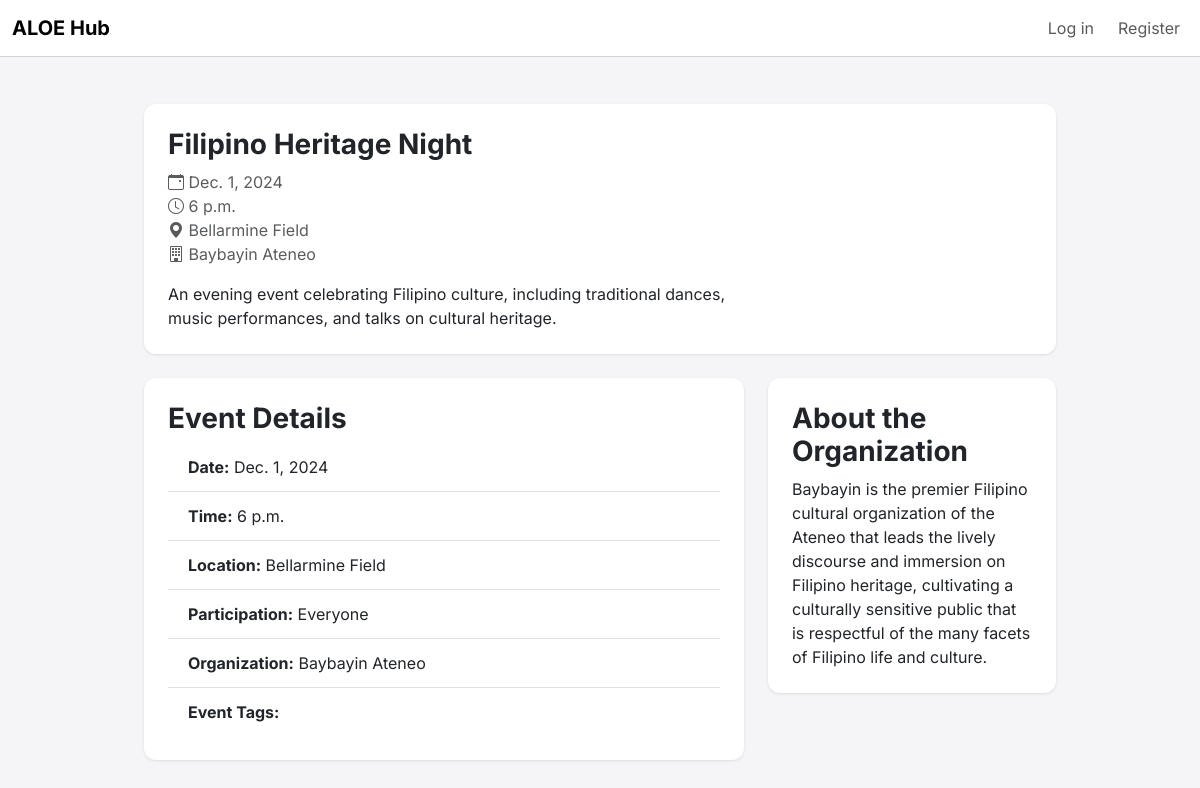
The page /events/3/ on the database as committed earlier.
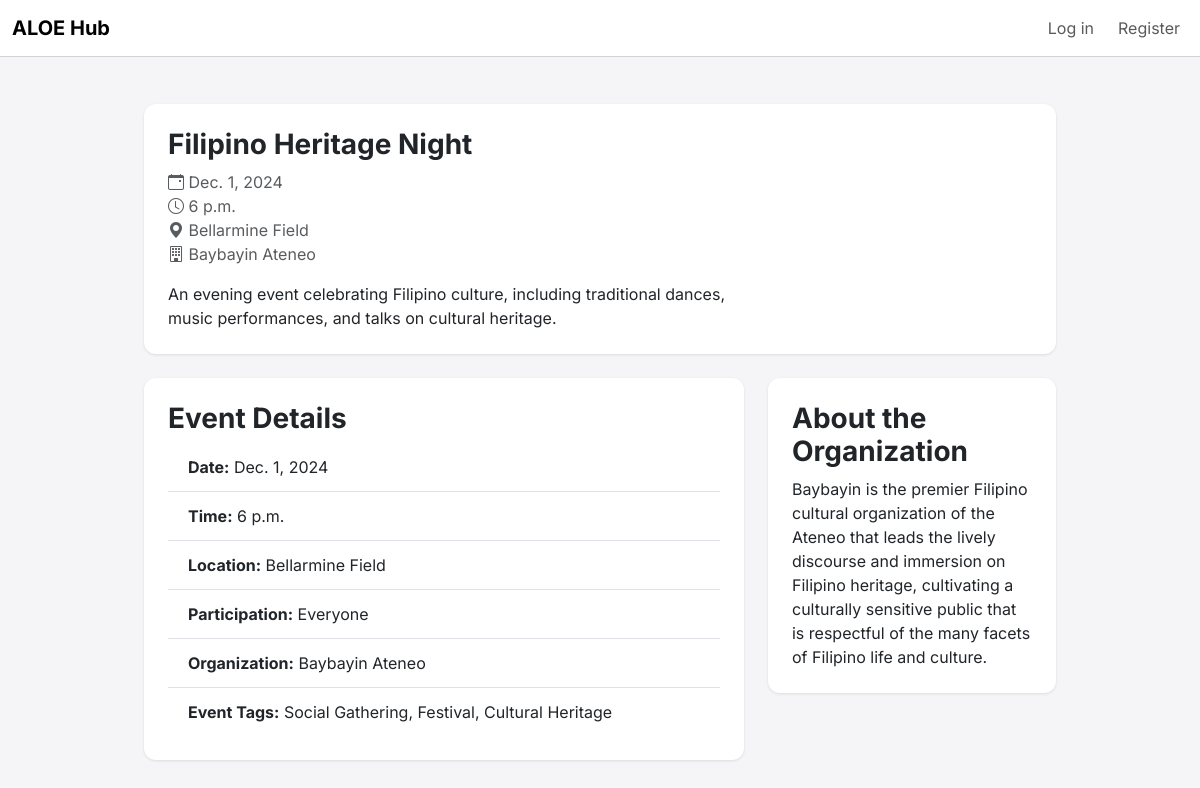
The same page on the database as committed later.
### tags/models.py (models this page shows, shortened)
class Tag(models.Model):
    TAG_CATEGORIES = [
        ('event_type', 'Event Type'),
        ('event_theme', 'Event Theme'),
    ]
    name = models.CharField(max_length=50, unique=True)
    tag_category = models.CharField(
        max_length=50,
        choices=TAG_CATEGORIES,
        default='event_type',
    )

### events/views.py (the view)
# urls.py: path('<int:event_id>/', views.event_detail, name='event-detail'),
def event_detail(request, event_id):
    event = get_object_or_404(Event, id=event_id)
    return render(request, 'events/event_detail.html', {'event': event})

### templates/events/event_detail.html (shortened to what this page needs)
{% extends 'base.html' %}
{% block content %}
<div class="container mt-5">
    <div class="card mb-4">
        <div class="card-body">
            <div class="row">
                <div class="col-md-8">
                    <h2 class="card-title">{{ event.title }}</h2>
                    <p class="card-text text-muted">
                        <i class="bi bi-calendar-event"></i> {{ event.date }}<br>
                        <i class="bi bi-clock"></i> {{ event.time }}<br>
                        <i class="bi bi-geo-alt-fill"></i> {{ event.location }}<br>
                        <i class="bi bi-building"></i> {{ event.organized_by.name }}
                    </p>
                    <p class="card-text">{{ event.description }}</p>
                </div>
                <div class="col-md-4 text-end">
                </div>
            </div>
        </div>
    </div>
    <div class="row">
        <div class="col-md-8">
            <div class="card mb-4">
                <div class="card-body">
                    <h4 class="card-title">Event Details</h4>
                    <ul class="list-group list-group-flush">
                        <li class="list-group-item"><strong>Date:</strong> {{ event.date }}</li>
                        <li class="list-group-item"><strong>Time:</strong> {{ event.time }}</li>
                        <li class="list-group-item"><strong>Location:</strong> {{ event.location }}</li>
                        <li class="list-group-item"><strong>Participation:</strong> {{ event.get_participation_display }}</li>
                        <li class="list-group-item"><strong>Organization:</strong> {{ event.organized_by.name }}</li>
                        <li class="list-group-item"><strong>Event Tags:</strong> {% for tag in event.tags.all %}
                    {{ tag.name }}{% if not forloop.last %}, {% endif %}
                {% endfor %}</li>
            </ul>
                </div>
            </div>
        </div>
        <div class="col-md-4">
            <div class="card mb-4">
                <div class="card-body">
                    <h4 class="card-title">About the Organization</h4>
                    <p class="card-text">{{ event.organized_by.description }}</p>
                </div>
            </div>
        </div>
    </div>
</div>
{% endblock %}

Rows that differ between the two databases and show on the page:
added Tag: name "Social Gathering"
added Tag: name "Festival"
added Tag: name "Cultural Heritage"
